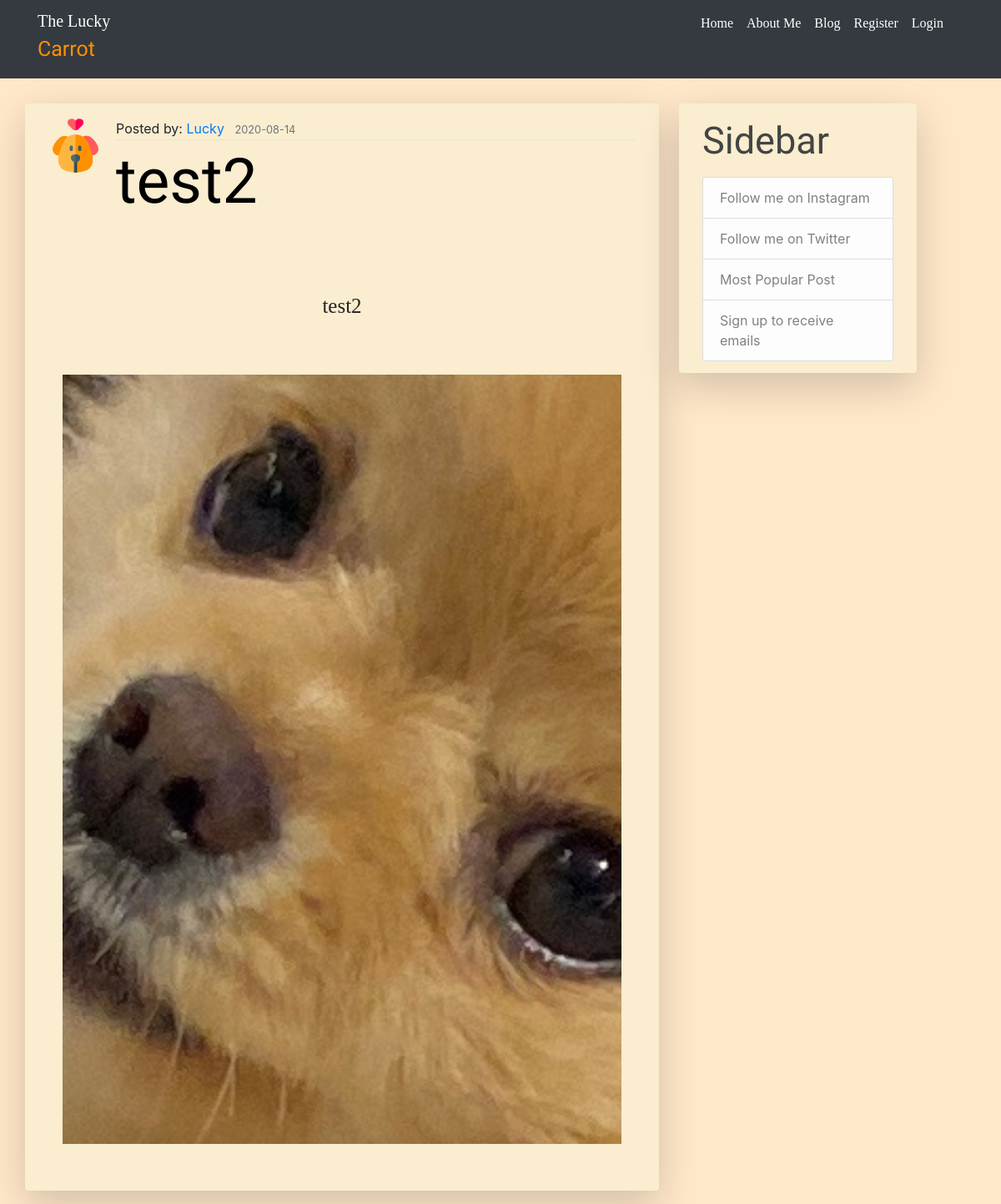
Page /blog/2 on the committed database.
### luckycarrot/models.py (models this page shows, shortened)
class User(db.Model, UserMixin):
    id = db.Column(db.Integer, primary_key=True)
    username = db.Column(db.String(20), unique=True, nullable=False)
    email = db.Column(db.String(120), unique=True, nullable=False)
    password = db.Column(db.String(60), nullable=False)
    updates = db.Column(db.Boolean, unique=False, default=False, nullable=False)
    image_file = db.Column(db.String(20), nullable=False, default='default.png')
    admin_user = db.Column(db.Boolean, unique=False, default=False, nullable=False)
    posts = db.relationship('Post', backref='author', lazy=True)

class Post(db.Model):
    id = db.Column(db.Integer, primary_key=True)
    title = db.Column(db.String(100), nullable=False)
    date_posted = db.Column(db.DateTime, nullable=False,
                            default=datetime.utcnow)
    content = db.Column(db.Text, nullable=False)
    image_file = db.Column(db.String(20), nullable=False)
    user_id = db.Column(db.Integer, db.ForeignKey(
        'user.id'), nullable=False)

### luckycarrot/posts/routes.py (the view)
@posts.route('/blog/<int:post_id>')
def post(post_id):
    post = Post.query.get_or_404(post_id)
    return render_template('post.html', post=post)

### luckycarrot/templates/post.html (shortened to what this page needs)
{% extends 'main.html' %}
{% block links %}
<link rel="stylesheet" href="../static/css/blog.css" type="text/css">
{% endblock %}
{% block content %}
    <div class='container-xl'>
        <div class="row">
            <div class="col-8 shadow-lg p-2 mb-3 rounded borderBody">
                <article class='media content-section'>
                    <img class="rounded-circle article-img" src="{{ url_for('static', filename='profile_pictures/' + post.author.image_file)}}">
                    <div class='media-body'>
                        <div class="article-metadata">
                            <span>Posted by: <a class="mr-2" href="{{ url_for('main.about') }}">{{ post.author.username }}</a></span>
                            <small class='text-muted'>{{ post.date_posted.strftime('%Y-%m-%d') }}</small>
                        </div>
                        <h2 class="article-title post-header">{{ post.title }}</h2>
                    </div>
                </article>
                <p class="article-content post-content p-5">{{ post.content }}</p>
                <img class="img-fluid mx-auto d-block post-image pb-5" src="{{ url_for('static', filename='post_pictures/' + post.image_file) }}">
            </div>
            <div class="col-3 shadow-lg p-2 mb-3 ml-4 rounded borderBody" style="height:323px;">
                <div class="content-section">
                  <h3 class="article-title">Sidebar</h3>
                    <ul class="list-group">
                      <a href="https://www.instagram.com/luckyluluthepom/" class="list-group-item list-group-item-light sideBar">Follow me on Instagram</a>
                      <a href="#" class="list-group-item list-group-item-light sideBar">Follow me on Twitter</a>
                      <a href="#" class="list-group-item list-group-item-light sideBar">Most Popular Post</a>
                      <a href="{{ url_for('users.account') }}" class="list-group-item list-group-item-light sideBar">Sign up to receive emails</a>
                    </ul>
                </div>
              </div>
        </div>
    </div>
{% endblock %}

### luckycarrot/static/css/main.css (style rules this page uses)
body { background: #ffe7c9 !important; font-family: 'Bitter', serif; }
a { text-decoration: none !important; }
.borderBody { margin-top: 30px; background: #faedd0; }
.content-section { padding: 10px 20px; border-radius: 3px; margin-bottom: 20px; }

### luckycarrot/static/css/blog.css (style rules this page uses)
.article-title { color: #444444; font-family: 'Dancing Script', cursive; font-size: 45px; }
.article-content { font-size: 18px; font-family: 'Bitter', serif; }
.article-img { height: 65px; width: 65px; margin-right: 16px; }
.article-metadata { padding-bottom: 1px; margin-bottom: 4px; border-bottom: 1px solid #e3e3e3 }
.post-header { font-family: 'Dancing script', cursive; font-size: 75px; position: relative; color: black; }
.post-content { text-align: center; font-family: 'Bitter', serif; font-size: 25px; }
.post-image { width: 90%; }

### rows in the picture
User: image_file (placeholder picture), author.username "Lucky"
Post: date_posted "2020-08-14", title "test2", content "test2", image_file (picture)
